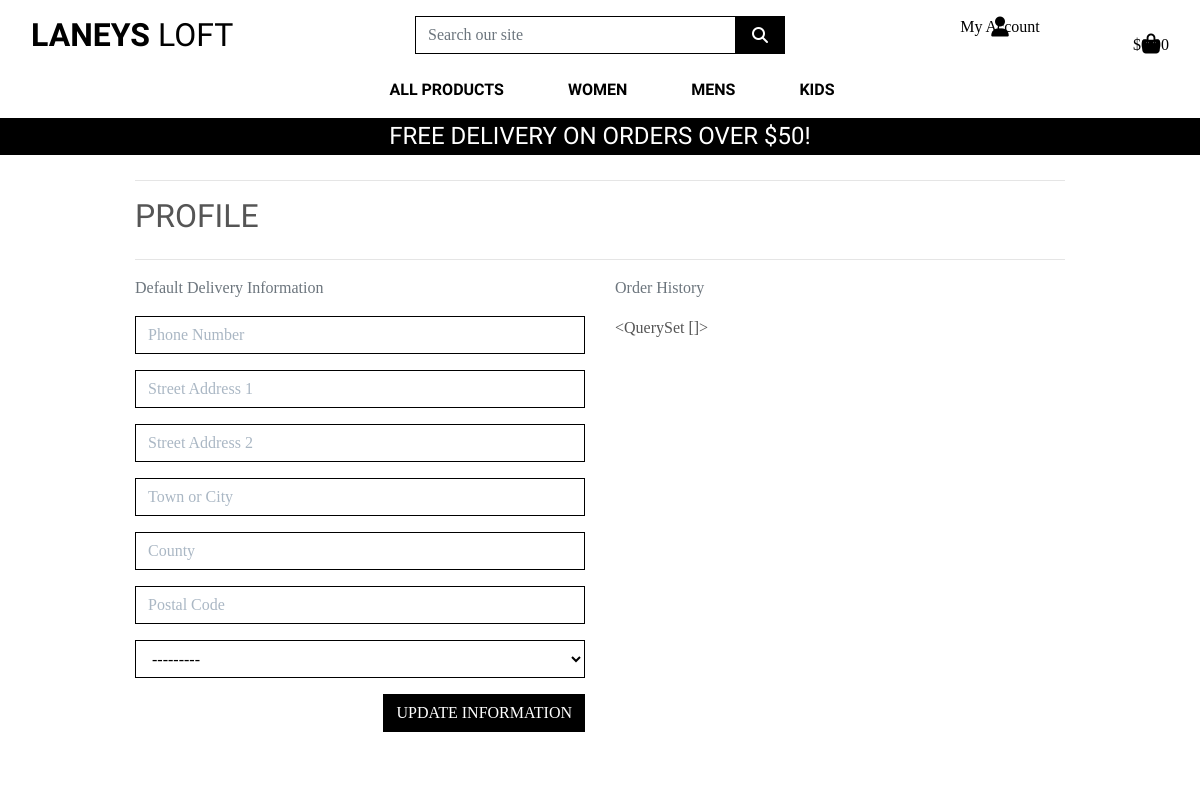
Before: /profiles/ (signed in) with the older database file.
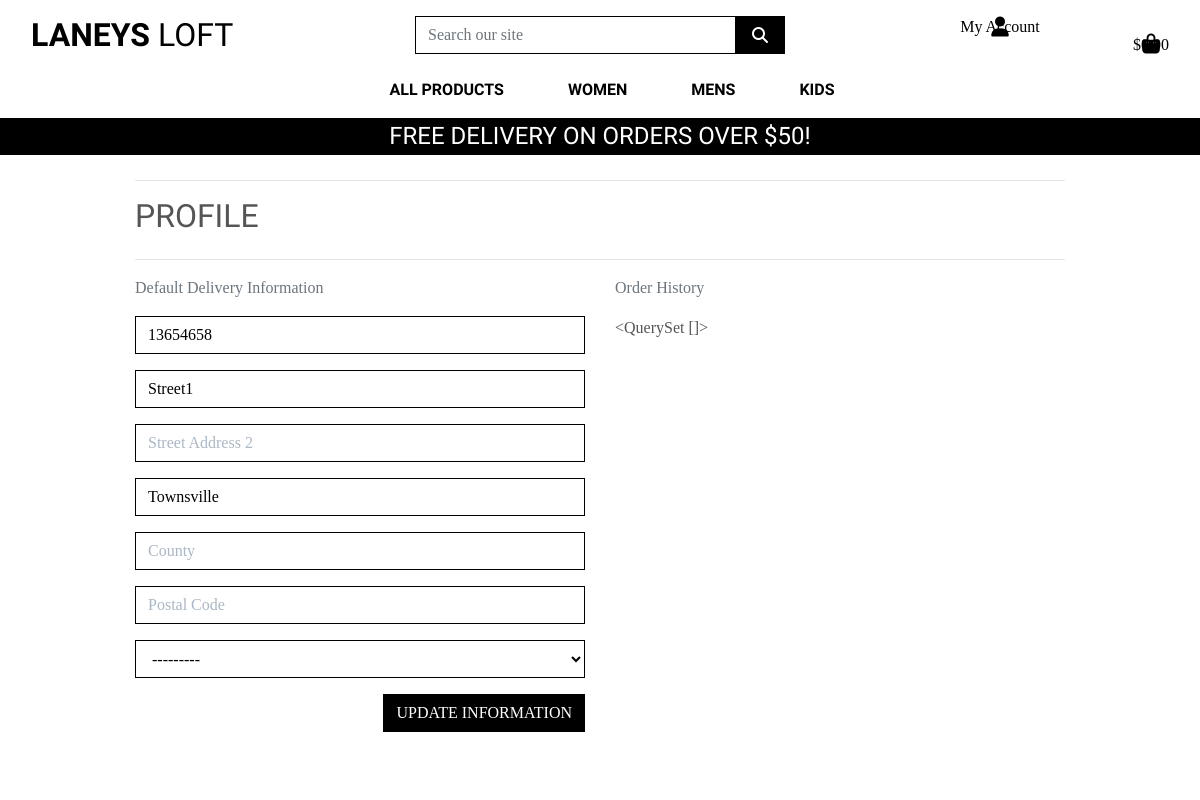
After: the same page with the newer database file.
### profiles/models.py (models this page shows, shortened)
class UserProfile(models.Model):
    user = models.OneToOneField(User, on_delete=models.CASCADE)
    default_phone_number = models.CharField(max_length=20, null=True, blank=True)
    default_street_address1 = models.CharField(max_length=80, null=True, blank=True)
    default_street_address2 = models.CharField(max_length=80, null=True, blank=True)
    default_town_or_city = models.CharField(max_length=40, null=True, blank=True)
    default_county = models.CharField(max_length=80, null=True, blank=True)
    default_postcode = models.CharField(max_length=20, null=True, blank=True)
    default_country =   CountryField(blank_label='Country', null=True, blank=True)

### profiles/views.py (the view)
# urls.py: path('', views.profile, name='profile')
def profile(request):
    profile = get_object_or_404(UserProfile, user=request.user)
    if request.method == 'POST':
        form = UserProfileForm(request.POST, instance=profile)
        if form.is_valid():
            form.save()
            messages.success(request, 'Profile updated successfully')
    form = UserProfileForm(instance=profile)
    orders = profile.orders.all()
    template = 'profiles/profile.html'
    context = {
        'form': form,
        'orders': orders,
        'on_profile_page': True
    }
    return render(request, template, context)

### profiles/forms.py
class UserProfileForm(forms.ModelForm):
    class Meta:
        model = UserProfile
        exclude = ('user',)
    def __init__(self, *args, **kwargs):
        super().__init__(*args, **kwargs)
        placeholders = {
            'default_phone_number': 'Phone Number',
            'default_postcode': 'Postal Code',
            'default_town_or_city': 'Town or City',
            'default_street_address1': 'Street Address 1',
            'default_street_address2': 'Street Address 2',
            'default_county': 'County',
        }
        self.fields['default_phone_number'].widget.attrs['autofocus'] = True
        for field in self.fields:
            if field != 'default_country':
                if self.fields[field].required:
                    placeholder = f'{placeholders[field]} *'
                else:
                    placeholder = placeholders[field]
                self.fields[field].widget.attrs['placeholder'] = placeholder
            self.fields[field].widget.attrs['class'] = 'border-black rounded-0 profile-form-input'
            self.fields[field].label = False

### bag/contexts.py (called while the page is built, shortened)
def bag_contents(request):
    bag_items = []
    total = 0
    item_count = 0
    bag = request.session.get('bag', {})
    if total < settings.FREE_DELIVERY_THRESHOLD:
        delivery = total * Decimal(settings.STANDARD_DELIVERY_PERCENTAGE / 100)
        free_delivery_delta = settings.FREE_DELIVERY_THRESHOLD - total
    else:
        delivery = 0
        free_delivery_delta = 0
    grand_total = delivery + total
    context = {
        'bag_items': bag_items,
        'total': total,
        'item_count': item_count,
        'delivery': delivery,
        'free_delivery_delta': free_delivery_delta,
        'free_delivery_threshold': settings.FREE_DELIVERY_THRESHOLD,
        'grand_total': grand_total,
    }
    return context

### profiles/templates/profiles/profile.html (shortened to what this page needs)
{% extends "base.html" %}
{% load static %}
{% block extra_css %}
    <link rel="stylesheet" href="{% static 'profiles/css/profile.css' %}">
{% endblock %}
{% block page_header %}
    <div class="container header-container">
    </div>
{% endblock %}
{% block content %}
    <div class="overlay"></div>
    <div class="container">
        <div class="row">
            <div class="col">
                <hr>
                <h2 class="logo-font mb-4">Profile</h2>
                <hr>
            </div>
        </div>
        <div class="row">
            <div class="col-12 col-lg-6">
                <p class="text-muted">Default Delivery Information</p>
                <form class="mt-3" action="{% url 'profile' %}" method="POST" id="profile-update-form">
                    {{ form|crispy }}
                    <button class="btn btn-black rounded-0 text-uppercase float-right">Update Information</button>
                </form>
            </div>
            <div class="col-12 col-lg-6">
                <p class="text-muted">Order History</p>
                {{ orders }}
            </div>
        </div>
    </div>
{% endblock %}

### templates/base.html (shortened to what this page needs)
{% load static %}
<!doctype html>
<html lang="en">
    <head>
        {% block corecss%}
            <link rel="stylesheet" href="https://cdn.jsdelivr.net/npm/bootstrap@4.6.2/dist/css/bootstrap.min.css">
            <link rel="stylesheet" href="{% static 'css/base.css' %}">
            {% endblock %}
        {% block extra_css %}
        {% endblock %}
    </head>
    <body>
        <header class="container-fluid fixed-top">
            <div id="topnav" class="row bg-white pt-lg-2 d-none d-lg-flex">
                <div class="col-12 col-lg-4 py-1 py-lg-0 text-center text-lg-left">
                    <a href="{% url 'home' %}" class="nav-link main-logo-link">
                        <h2 class="logo-font text-black my-0"><strong>Laneys</strong> Loft</h2>
                    </a>
                </div>
                <div class="col-12 col-lg-4 my-auto py-1 py-lg-0">
                    <form method="GET" action="{% url 'items' %}">
                        <div class="input-group w-100">
                            <input class="form-control border border-black rounded-0" type="text" name="q" placeholder="Search our site">
                            <div class="input-group-append">
                                <button class="form-control btn btn-black border border-black rounded-0" type="submit">
                                    <span class="icon">
                                        <i class="fas fa-search"></i>
                                    </span>
                                </button>
                            </div>
                        </div>
                    </form>
                </div>
                <div class="col-12 col-lg-4 my-auto py-1 py-lg-0">
                    <ul class="list-inline list-unstyled text-center text-lg-right my-0">
                        <li class="list-in line-item dropdown">
                            <a class="text-black nav-link" href="#" id="user-options" data-toggle="dropdown" aria-haspopup="true" aria-expanded="false">
                                <div class="text-center">
                                    <div><i class="fas fa-user fa-lg"></i></div>
                                    <p class="my-0">My Account</p>
                                </div>
                            </a>
                        </li>
                        <li class="list-inline-item">
                            <a class="{% if grand_total %}text-info font-weight-bold{% else %}text-black{% endif %} nav-link" href="{% url 'view_bag' %}">
                                <div class="text-center">
                                    <div><i class="fas fa-shopping-bag fa-lg"></i></div>
                                    <p class="my-0">
                                        {% if grand_total %}
                                            ${{ grand_total|floatformat:2 }}
                                        {% else %}
                                            $0.00
                                        {% endif %}
                                    </p>
                                </div>
                            </a>
                        </li>
                    </ul>
                </div>
            </div>
            <div class="row bg-white">
                <nav class="navbar navbar-expand-lg navbar-light w-100">
                    {% include 'includes/main-nav.html' %}
                </nav>
            </div>
            <div id="delivery-banner" class="row text-center">
                <div class="col bg-black text-white">
                    <h4 class="logo-font my-1">Free delivery on orders over ${{ free_delivery_threshold }}!</h4>
                </div>
            </div>
        </header>
        {% block page_header %}
        {% endblock %}
        {% block content %}
        {% endblock %}
    </body>
</html>

### templates/includes/main-nav.html (shortened to what this page needs)
<div class="collapse navbar-collapse" id="main-nav">
    <ul class="navbar-nav w-auto mx-auto">
        <li class="nav-item dropdown">
            <a class="logo-font font-weight-bold nav-link text-black mr-5" href="#" id="all-products-link" data-toggle="dropdown" aria-haspopup="true" aria-expanded="false">
                All Products
            </a>
        </li>
        <li class="nav-item dropdown">
            <a class="logo-font font-weight-bold nav-link text-black mr-5" href="#" id="clothing-link" data-toggle="dropdown" aria-haspopup="true" aria-expanded="false">
                women
            </a>
        </li>
        <li class="nav-item dropdown">
            <a class="logo-font font-weight-bold nav-link text-black mr-5" href="#" id="homeware-link" data-toggle="dropdown" aria-haspopup="true" aria-expanded="false">
                Mens
            </a>
        </li>
        <li class="nav-item dropdown">
            <a class="logo-font font-weight-bold nav-link text-black" href="#" id="specials-link" data-toggle="dropdown" aria-haspopup="true" aria-expanded="false">
                Kids
            </a>
        </li>
    </ul>
</div>

### static/css/base.css (style rules this page uses)
html { height: 100%; }
body { background: url('/media/homepage_background_cropped.jpg') no-repeat center center fixed; background-size: cover; height: calc(100vh - 164px); color: #555; font-family: 'Shippori Antuque'; }
#topnav { line-height: 0; }
.icon { align-items: center; display: inline-flex; justify-content: center; height: 1.5rem; width: 1.5rem; }
.logo-font { text-transform: uppercase; font-family: 'Shippori Antique', sans-serif; }
.main-logo-link { width: fit-content; }
.btn-black { background: black; color: white; }
.text-black { color: #000 !important; }
.border-black { border: 1px solid black !important; }
.bg-black { background:#000 !important; }
.overlay { height: 100%; width: 100%; top: 0; left: 0; position: fixed; background: white; z-index: -1; }
@media (min-width: 1200px) { .container { max-width: 80%; } }
@media (min-width: 992px) { .header-container { padding-top: 164px; } }

### profiles/static/profiles/CSS/profile.css (style rules this page uses)
#profile-update-form .form-control { color: #000; }
#profile-update-form input::placeholder { color: #aab7c4; }
#id_default_country, #id_default_country option:not(:first-child) { color: #000; }
#id_default_country option:first-child { color: #aab7c4; }

Changed rows visible on the page:
changed UserProfile "<QuerySet []>": default_phone_number (not shown) → "13654658"; default_street_address1 (not shown) → "Street1"; default_town_or_city (not shown) → "Townsville"
